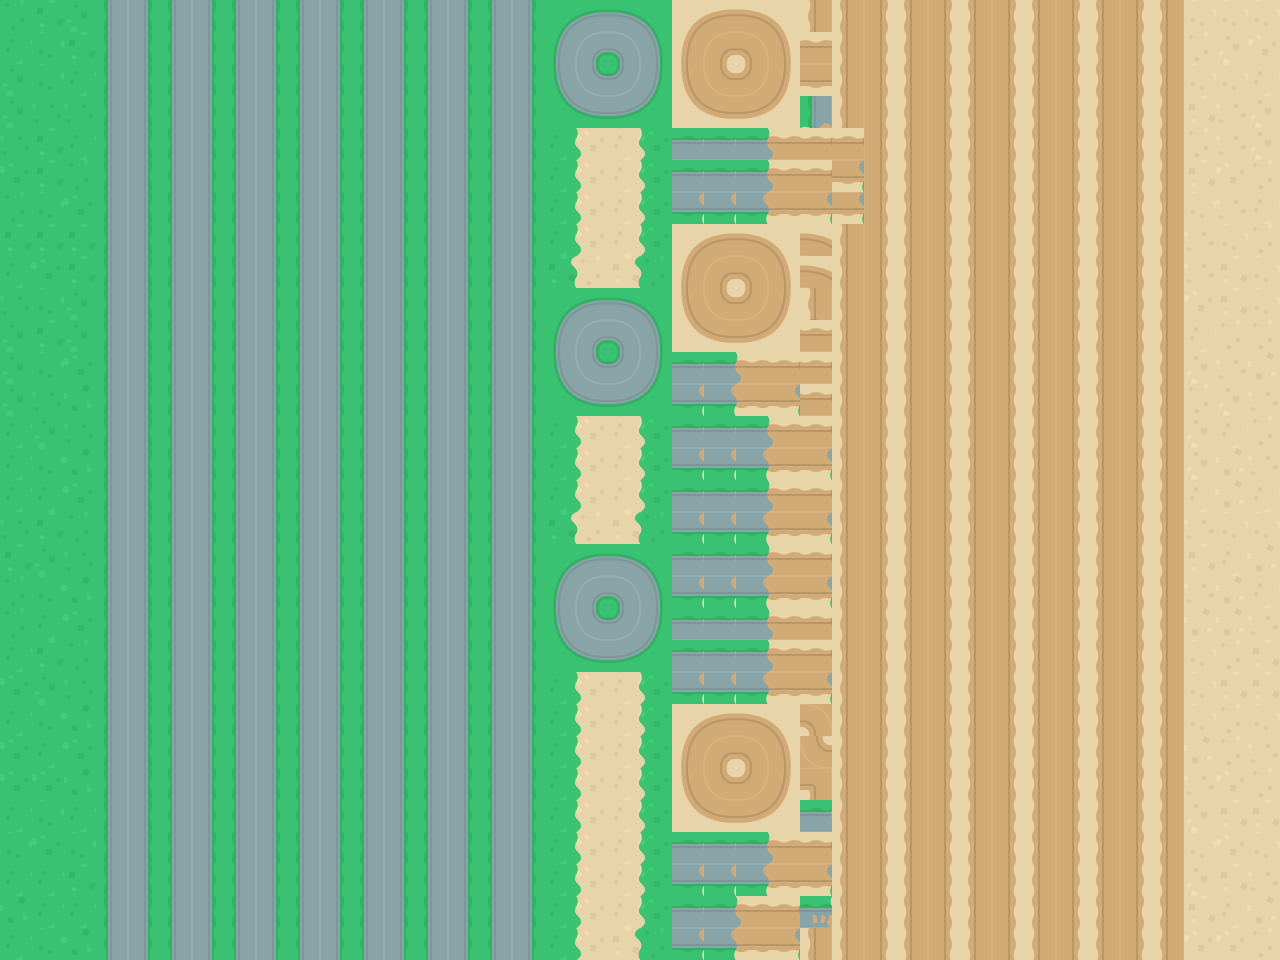

This is a level from a 2D game, rendered from its Tiled map with the project's own tilesets. A one-line summary and the complete map file follow:
An orthogonal 40x30 tile map with 32x32 px tiles, 1 tile layer (Background), 2 tilesets and 1 object (enemy).

<map version="1.10" tiledversion="1.11.2" orientation="orthogonal" renderorder="right-down" width="40" height="30" tilewidth="32" tileheight="32" infinite="0" nextlayerid="8" nextobjectid="4">
 <editorsettings>
  <export target="Map.json" format="json" />
 </editorsettings>
 <tileset firstgid="1" name="allSprites_default" tilewidth="32" tileheight="32" tilecount="289" columns="17">
  <image source="allSprites_default.png" width="561" height="565" />
 </tileset>
 <tileset firstgid="290" name="terrainTiles_default" tilewidth="32" tileheight="32" tilecount="160" columns="20">
  <image source="terrainTiles_default.png" width="640" height="256" />
 </tileset>
 <layer id="1" name="Background" width="40" height="30">
  <data encoding="csv">
351,350,290,292,293,292,293,292,293,292,293,292,293,292,293,292,293,336,337,338,339,416,417,418,419,392,372,373,372,373,372,373,372,373,372,373,372,390,390,390,
330,310,350,292,293,312,313,312,313,312,313,312,313,312,313,312,313,356,357,358,359,436,437,438,439,383,392,393,392,393,392,393,392,393,392,393,392,431,370,411,
290,310,330,292,293,292,293,292,293,292,293,292,293,292,293,292,293,340,341,342,343,420,421,422,423,394,372,373,372,373,372,373,372,373,372,373,372,390,390,410,
290,291,291,292,293,312,313,312,313,312,313,312,313,312,313,312,313,360,361,362,363,440,441,442,443,426,392,393,392,393,392,393,392,393,392,393,392,430,371,370,
291,350,330,292,293,292,293,292,293,292,293,292,293,292,293,292,293,304,305,306,307,384,384,384,385,386,386,373,372,373,372,373,372,373,372,373,372,431,371,370,
331,350,351,292,293,312,313,312,313,312,313,312,313,312,313,312,313,304,305,306,307,384,384,384,385,386,406,393,392,393,392,393,392,393,392,393,392,430,411,431,
351,310,331,292,293,292,293,292,293,292,293,292,293,292,293,292,293,304,305,306,307,404,404,404,405,406,406,373,372,373,372,373,372,373,372,373,372,390,371,410,
350,350,350,292,293,312,313,312,313,312,313,312,313,312,313,312,313,304,305,306,307,416,417,418,419,418,392,393,392,393,392,393,392,393,392,393,392,371,390,431,
330,331,350,292,293,292,293,292,293,292,293,292,293,292,293,292,293,324,325,326,327,436,437,438,439,418,372,373,372,373,372,373,372,373,372,373,372,371,430,390,
291,310,290,292,293,312,313,312,313,312,313,312,313,312,313,312,313,336,337,338,339,420,421,422,423,428,392,393,392,393,392,393,392,393,392,393,392,411,430,390,
290,350,290,292,293,292,293,292,293,292,293,292,293,292,293,292,293,356,357,358,359,440,441,442,443,382,372,373,372,373,372,373,372,373,372,373,372,410,431,431,
290,310,331,292,293,312,313,312,313,312,313,312,313,312,313,312,313,340,341,342,343,384,384,385,386,386,392,393,392,393,392,393,392,393,392,393,392,370,371,391,
290,291,311,292,293,292,293,292,293,292,293,292,293,292,293,292,293,360,361,362,363,404,404,405,406,386,372,373,372,373,372,373,372,373,372,373,372,431,370,371,
330,290,291,292,293,312,313,312,313,312,313,312,313,312,313,312,313,304,305,306,307,384,384,384,385,386,392,393,392,393,392,393,392,393,392,393,392,370,410,431,
330,310,311,292,293,292,293,292,293,292,293,292,293,292,293,292,293,304,305,306,307,404,404,404,405,406,372,373,372,373,372,373,372,373,372,373,372,370,391,371,
330,330,331,292,293,312,313,312,313,312,313,312,313,312,313,312,313,304,305,306,307,384,384,384,385,386,392,393,392,393,392,393,392,393,392,393,392,410,391,410,
291,350,351,292,293,292,293,292,293,292,293,292,293,292,293,292,293,324,325,326,327,404,404,404,405,406,372,373,372,373,372,373,372,373,372,373,372,371,390,390,
350,290,291,292,293,312,313,312,313,312,313,312,313,312,313,312,313,336,337,338,339,384,384,384,385,386,392,393,392,393,392,393,392,393,392,393,392,430,410,391,
351,310,311,292,293,292,293,292,293,292,293,292,293,292,293,292,293,356,357,358,359,404,404,404,405,406,372,373,372,373,372,373,372,373,372,373,372,371,391,410,
351,330,331,292,293,312,313,312,313,312,313,312,313,312,313,312,313,340,341,342,343,384,384,384,385,386,392,393,392,393,392,393,392,393,392,393,392,391,391,371,
330,350,351,292,293,292,293,292,293,292,293,292,293,292,293,292,293,360,361,362,363,384,384,384,385,386,372,373,372,373,372,373,372,373,372,373,372,390,431,430,
331,290,291,292,293,312,313,312,313,312,313,312,313,312,313,312,313,304,305,306,307,404,404,404,405,406,392,393,392,393,392,393,392,393,392,393,392,390,430,430,
330,310,311,292,293,292,293,292,293,292,293,292,293,292,293,292,293,304,305,306,307,416,417,418,419,432,372,373,372,373,372,373,372,373,372,373,372,390,431,390,
331,330,331,292,293,312,313,312,313,312,313,312,313,312,313,312,313,304,305,306,307,436,437,438,439,421,392,393,392,393,392,393,392,393,392,393,392,391,431,371,
331,331,311,292,293,292,293,292,293,292,293,292,293,292,293,292,293,304,305,306,307,420,421,422,423,434,372,373,372,373,372,373,372,373,372,373,372,371,411,431,
330,310,330,292,293,312,313,312,313,312,313,312,313,312,313,312,313,304,305,306,307,440,441,442,443,384,392,393,392,393,392,393,392,393,392,393,392,370,430,430,
310,331,310,292,293,292,293,292,293,292,293,292,293,292,293,292,293,304,305,306,307,384,384,384,385,386,372,373,372,373,372,373,372,373,372,373,372,390,411,390,
330,330,350,292,293,312,313,312,313,312,313,312,313,312,313,312,313,304,305,306,307,404,404,404,405,406,392,393,392,393,392,393,392,393,392,393,392,370,430,371,
311,330,330,292,293,292,293,292,293,292,293,292,293,292,293,292,293,304,305,306,307,384,384,385,386,388,372,373,372,373,372,373,372,373,372,373,372,430,410,391,
330,310,311,312,313,312,313,312,313,312,313,312,313,312,313,312,313,304,305,326,327,404,404,405,406,376,392,393,392,393,392,393,392,393,392,393,392,411,411,431
</data>
 </layer>
 <objectgroup id="4" name="enemy">
  <object id="1" name="enemy" x="200" y="200">
   <properties>
    <property name="patrol" type="bool" value="true" />
    <property name="speed" type="float" value="100" />
   </properties>
   <point />
  </object>
 </objectgroup>
</map>
